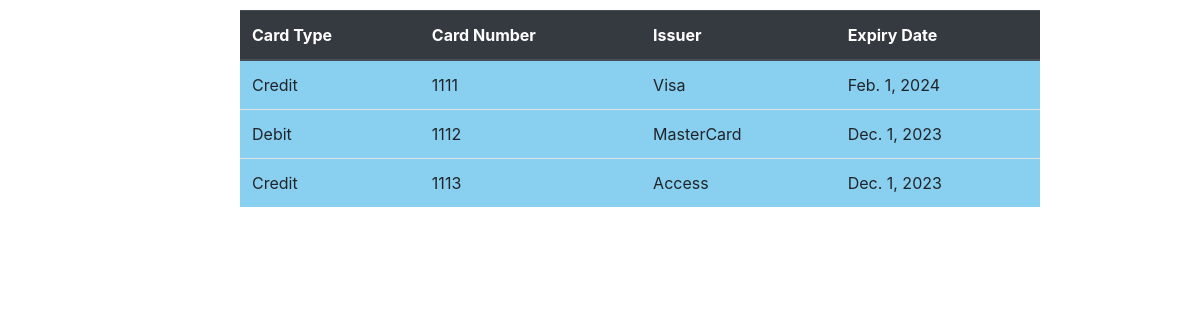
The app's page /walletapp/cards/, older data.
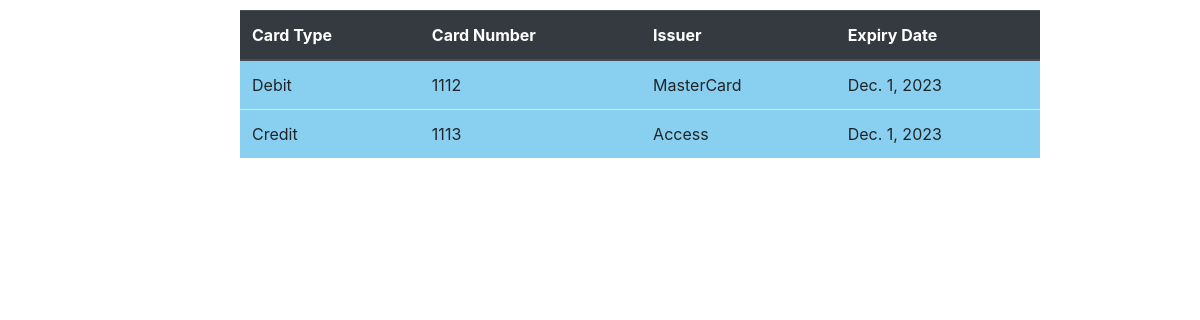
The same page, newer data.
### walletapp/models.py (models this page shows)
class Card(models.Model):
    card_number= models.IntegerField()
    card_type= models.CharField(max_length=20)
    expiry_date = models.DateField()
    security_code = models.IntegerField()
    date_of_issue = models.DateTimeField()
    wallet= models.ForeignKey("Wallet",on_delete=models.CASCADE,related_name='Card_wallet')
    account= models.ForeignKey("Account",on_delete=models.CASCADE,related_name='Card_account')
    issuer= models.CharField(max_length=10)

### walletapp/views.py (the view)
# urls.py: path('cards/', views.list_cards, name="cards_list"),
def list_cards(request):
    cards = models.Card.objects.all()
    return render(request, "cards_list.html",{'cards': cards})

### walletapp/templates/cards_list.html (shortened to what this page needs)
<!DOCTYPE html>
<html lang="en">
<head>
    <link rel="stylesheet" href="https://cdn.jsdelivr.net/npm/bootstrap@4.3.1/dist/css/bootstrap.min.css">
</head>
<body>
    <table class="table" style="width: 50rem; margin-top:10px;margin-left: 20%; padding:2% 5%; background-color:#88CFF0;">
        <thead class="thead-dark">        <tr>
            <th>Card Type</th>
            <th>Card Number</th>
            <th>Issuer</th>
            <th>Expiry Date</th>
        </tr>
        </thead>
        <tr>
            {%for card in cards%}
            <td>{{card.card_type}}</td>
            <td>{{card.card_number}}</td>
            <td>{{card.issuer}}</td>
            <td>{{card.expiry_date}}</td>
        </tr>
        {% endfor %}
    </table>
</body>
</html>

Row changes from the older to the newer data that the page shows:
removed Card: card_type "Credit", card_number "1111", issuer "Visa", expiry_date "Feb. 1, 2024"
